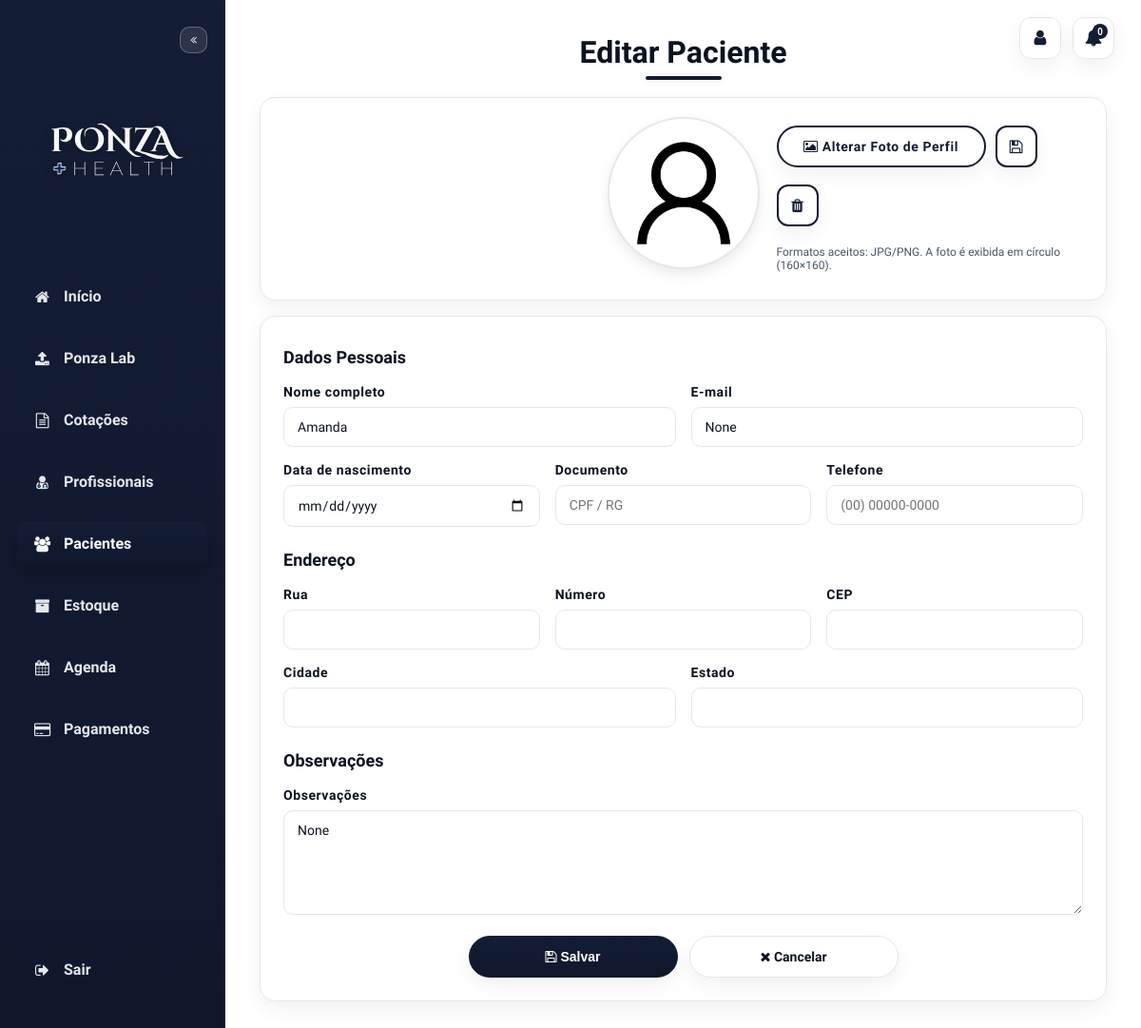
The page /edit_patient/1 (signed in) on the database its author committed.
### models.py (models this page shows, shortened)
class BaseModel:
    """__init__ flexível baseado em kwargs (compatível com SQLAlchemy)."""

class Patient(db.Model, BaseModel):
    __tablename__ = "patients"
    id            = db.Column(db.Integer, primary_key=True)
    owner_user_id = db.Column(db.Integer, db.ForeignKey("users.id"), index=True)
    owner         = relationship("User", foreign_keys=[owner_user_id])
    doctor_id    = db.Column(db.Integer, db.ForeignKey("doctors.id"), index=True)
    doctor       = relationship("Doctor", back_populates="patients")
    name           = db.Column(db.String(120), nullable=False)
    birthdate      = db.Column(db.Date)
    sex            = db.Column(db.String(20))
    email          = db.Column(db.String(120))
    cpf            = db.Column(db.String(20))
    notes          = db.Column(db.Text)
    profile_image  = db.Column(db.String(200), default="images/patient-icon.png")
    phone_primary   = db.Column(db.String(20))
    phone_secondary = db.Column(db.String(20))
    address_cep        = db.Column(db.String(12))
    address_street     = db.Column(db.String(200))
    address_number     = db.Column(db.String(20))
    address_complement = db.Column(db.String(100))
    address_district   = db.Column(db.String(120))
    address_city       = db.Column(db.String(120))
    address_state      = db.Column(db.String(2))
    status       = db.Column(db.String(20), default="Ativo", nullable=False)
    created_at   = db.Column(db.DateTime, default=datetime.utcnow, nullable=False)
    consults     = relationship("Consult", back_populates="patient", cascade="all, delete-orphan")
    __table_args__ = (
        Index("ix_patients_status", "status"),
        Index("ix_patients_created_at", "created_at"),
        Index("ix_patients_phone_primary", "phone_primary"),
        Index("ix_patients_cpf", "cpf"),
        Index("ix_patients_email", "email"),
        Index("ix_patients_owner_user_id", "owner_user_id"),
    )

### app.py (the view, shortened to what this page needs)
@app.route('/edit_patient/<int:patient_id>', methods=['GET', 'POST'])
@login_required
def edit_patient(patient_id):
    import time as _time
    u = current_user()
    patient = Patient.query.get_or_404(patient_id)
    if patient.owner_user_id != u.id:
        abort(403)
    return render_template('edit_patient.html', patient=patient)

### app.py (called while the page is built, shortened)
@app.context_processor
def url_helpers():
    def img_url(path, default_rel=None):
        p = (path or "").strip() or (default_rel or "")
        if p.startswith("/files/img/"):
            return p
        return url_for("static", filename=p)
    return {"img_url": img_url}

def get_logged_user() -> Optional[User]:
    uid = session.get('user_id')
    return User.query.get(uid) if uid else None

def login_required(f: Callable[..., Any]) -> Callable[..., Any]:
    @wraps(f)
    def wrapper(*args, **kwargs):
        u = get_logged_user()
        if not u:
            return redirect(url_for('login'))
        g.user = u
        try:
            uname = getattr(u, "username", "") or ""
        except Exception:
            uname = ""
        if uname.lower() == "admin":
            return f(*args, **kwargs)
    return wrapper

def current_user() -> User:
    u = getattr(g, "user", None) or get_logged_user()
    if not u:
        abort(401)
    return cast(User, u)

@app.context_processor
def inject_user_context():
    u = getattr(g, "user", None) or get_logged_user()
    if not u:
        return {}
    return {
        "user": {
            "id": u.id,
            "username": u.username,
            "email": u.email,
            "profile_image": (u.profile_image or DEFAULT_USER_IMAGE),
        }
    }

@app.context_processor
def inject_globals():
    return {"now": datetime.utcnow()}

### templates/edit_patient.html (shortened to what this page needs)
<!DOCTYPE html>
<html lang="pt-br">
<head>
  <link rel="stylesheet" href="https://stackpath.bootstrapcdn.com/font-awesome/4.7.0/css/font-awesome.min.css">
  <link rel="stylesheet" href="{{ url_for('static', filename='css/ponza-base.css') }}">
</head>
<body>
  <div class="top-profile" aria-label="Ações do usuário">
    <a href="{{ url_for('account') }}" class="icon-btn" title="Minha conta" aria-label="Minha conta"><i
        class="fa fa-user"></i></a>
    <button class="icon-btn" type="button" title="Notificações" aria-label="Notificações">
      <i class="fa fa-bell"></i><span class="badge">{{ (notifications_unread or 0) }}</span>
    </button>
  </div>
  <div class="sidebar" id="sidebar">
    <button class="sidebar-toggle" onclick="toggleSidebar()" aria-label="Minimizar/Maximizar menu"><i
        class="fa fa-angle-double-left"></i></button>
    <img src="{{ url_for('static', filename='images/3.svg') }}" class="sidebar-logo" alt="Ponza Health" />
    <a href="{{ url_for('index') }}" class="menu-item"><i class="fa fa-home"></i><span class="label">Início</span></a>
    <a href="{{ url_for('upload') }}" class="menu-item"><i class="fa fa-upload"></i><span class="label">Ponza
        Lab</span></a>
    <a href="{{ url_for('quote_index') }}" class="menu-item"><i class="fa fa-file-text-o"></i><span
        class="label">Cotações</span></a>
    <a href="{{ url_for('doctors') }}" class="menu-item"><i class="fa fa-user-md"></i><span
        class="label">Profissionais</span></a>
    <a href="{{ url_for('catalog') }}" class="menu-item active"><i class="fa fa-users"></i><span
        class="label">Pacientes</span></a>
    <a href="{{ url_for('products') }}" class="menu-item"><i class="fa fa-archive"></i><span
        class="label">Estoque</span></a>
    <a href="{{ url_for('agenda') }}" class="menu-item"><i class="fa fa-calendar"></i><span
        class="label">Agenda</span></a>
    <a href="{{ url_for('purchase') }}" class="menu-item"><i class="fa fa-credit-card"></i><span
        class="label">Pagamentos</span></a>
    <div class="sidebar-spacer"></div>
    <a href="{{ url_for('logout') }}" class="menu-item logout"><i class="fa fa-sign-out"></i><span
        class="label">Sair</span></a>
  </div>
  <div class="content">
    <h2>Editar Paciente</h2>
    <div class="avatar-section">
      <div class="avatar-card">
        <div class="avatar-wrap">
          <img id="avatar-img" class="avatar"
            src="{{ patient.profile_image_url or url_for('static', filename='images/user-icon.png') }}"
            alt="Foto do paciente">
        </div>
        <div class="avatar-actions">
          <div class="inline-actions" style="margin-bottom:10px;">
            <label for="profile_image_file" class="btn btn-outline" title="Selecionar foto de perfil">
              <i class="fa fa-image"></i>&nbsp;Alterar Foto de Perfil
            </label>
            <button type="button" class="btn btn-outline icon-only" title="Salvar foto ao enviar">
              <i class="fa fa-save"></i>
            </button>
            <button type="button" class="btn btn-outline icon-only" title="Remover foto"
              onclick="document.getElementById('avatar-img').src='{{ url_for('static', filename='images/user-icon.png') }}'; document.getElementById('profile_image_file').value='';">
              <i class="fa fa-trash"></i>
            </button>
          </div>
          <div class="hint">Formatos aceitos: JPG/PNG. A foto é exibida em círculo (160×160).</div>
        </div>
      </div>
    </div>
    <form class="panel" method="post" action="{{ url_for('edit_patient', patient_id=patient.id) }}"
      enctype="multipart/form-data" novalidate>
      <div class="section-title">Dados Pessoais</div>
      <div class="grid-2">
        <div class="form-group">
          <label for="name">Nome completo</label>
          <input id="name" name="name" class="input" type="text" value="{{ patient.name }}"
            placeholder="Nome e sobrenome" required>
        </div>
        <div class="form-group">
          <label for="email">E-mail</label>
          <input id="email" name="email" class="input" type="email" value="{{ patient.email }}"
            placeholder="email@exemplo.com">
        </div>
      </div>
      <div class="grid-3">
        <div class="form-group">
          <label for="birthdate">Data de nascimento</label>
          <input id="birthdate" name="birthdate" class="input" type="date" value="{{ patient.birthdate }}">
        </div>
        <div class="form-group">
          <label for="document">Documento</label>
          <input id="document" name="document" class="input" type="text" value="{{ patient.document }}"
            placeholder="CPF / RG">
        </div>
        <div class="form-group">
          <label for="phone">Telefone</label>
          <input id="phone" name="phone" class="input" type="tel" value="{{ patient.phone }}"
            placeholder="(00) 00000-0000">
        </div>
      </div>
      <div class="section-title">Endereço</div>
      <div class="grid-3">
        <div class="form-group">
          <label for="street">Rua</label>
          <input id="street" name="street" class="input" type="text" value="{{ patient.street }}">
        </div>
        <div class="form-group">
          <label for="number">Número</label>
          <input id="number" name="number" class="input" type="text" value="{{ patient.number }}">
        </div>
        <div class="form-group">
          <label for="zipcode">CEP</label>
          <input id="zipcode" name="zipcode" class="input" type="text" value="{{ patient.zipcode }}">
        </div>
      </div>
      <div class="grid-2">
        <div class="form-group">
          <label for="city">Cidade</label>
          <input id="city" name="city" class="input" type="text" value="{{ patient.city }}">
        </div>
        <div class="form-group">
          <label for="state">Estado</label>
          <input id="state" name="state" class="input" type="text" value="{{ patient.state }}">
        </div>
      </div>
      <div class="section-title">Observações</div>
      <div class="form-group">
        <label for="notes">Observações</label>
        <textarea id="notes" name="notes" class="textarea"
          placeholder="Alergias, histórico, observações gerais">{{ patient.notes }}</textarea>
      </div>
      <div class="actions">
        <button type="submit" class="btn"><i class="fa fa-save"></i>&nbsp;Salvar</button>
        <a href="{{ url_for('catalog') }}" class="btn secondary"><i class="fa fa-times"></i>&nbsp;Cancelar</a>
      </div>
    </form>
  </div>
</body>
</html>

### static/css/ponza-base.css (style rules this page uses)
:root { --bg: #ffffff; --surface: #ffffff; --surface-alt: #f8fafc; --border: #e5e7eb; --ink: #0b1220; --ink-dim: #475569; --brand-grad: linear-gradient(180deg, #131d35 0%, #0f182b 100%); --brand-blue-solid: #0f182b; --radius: 16px; --shadow: 0 8px 20px rgba(2,6,23,.06); --shadow-strong: 0 14px 36px rgba(2,6,23,.12); }
* { box-sizing: border-box }
html,body { margin:0 }
body { display:flex; min-height:100vh; font-family:'Funnel Sans',sans-serif; background: var(--bg); color: var(--ink); }
.sidebar { width:250px; min-height:100vh; background: var(--brand-grad); padding:28px 18px; border-right:1px solid #1f2937; box-shadow:2px 0 14px rgba(0,0,0,.18); display:flex; flex-direction:column; transition:width 180ms ease; position:sticky; top:0; }
.sidebar-logo { width:200px; display:block; margin:0 auto 18px; filter:drop-shadow(0 2px 4px rgba(0,0,0,.25)); transition:width 180ms ease, margin 180ms ease; }
.sidebar a.menu-item { display:flex; align-items:center; gap:12px; font-size:15px; padding:14px 16px; border-radius:10px; color:#e5e7eb; text-decoration:none; margin-bottom:18px; font-weight:600; transition: background .2s, color .2s, transform .12s; }
.sidebar a.menu-item i { width:21px; text-align:center; flex:0 0 21px; }
.sidebar a.menu-item.active { color:#fff; background:var(--brand-grad); box-shadow:0 10px 26px rgba(0,0,0,.25); }
.sidebar-spacer { flex:1 1 auto; }
.sidebar a.menu-item.logout { color:#e5e7eb; }
.sidebar-toggle { align-self:flex-end; background:rgba(255,255,255,.10); border:1px solid rgba(255,255,255,.25); color:#e5e7eb; padding:6px 10px; border-radius:10px; cursor:pointer; margin-bottom:14px; transition: background .2s, border-color .2s, transform .12s; font-size:12px; }
.top-profile { position:fixed; top:18px; right:28px; z-index:1001; display:flex; align-items:center; gap:12px; background:transparent; box-shadow:none; }
.icon-btn { position:relative; border:1px solid var(--border); background:var(--surface); width:44px; height:44px; border-radius:12px; cursor:pointer; display:grid; place-items:center; box-shadow:var(--shadow); transition:transform .15s, box-shadow .15s, border-color .15s; text-decoration:none; }
.icon-btn i { color:var(--brand-blue-solid); font-size:18px; }
.icon-btn .badge { position:absolute; top:6px; right:6px; min-width:16px; height:16px; padding:0 4px; border-radius:999px; background:var(--brand-blue-solid); color:#fff; font-size:10px; font-weight:800; display:flex; align-items:center; justify-content:center; }
.content { flex-grow:1; padding:40px; position:relative; min-width:0; background:var(--bg); }
h2 { font-size:34px; font-weight:800; text-align:center; color:var(--ink); margin:0 0 30px; position:relative; }
h2::after { content:''; position:absolute; bottom:-10px; left:50%; transform:translateX(-50%); width:80px; height:4px; background:var(--brand-grad); border-radius:2px; box-shadow:0 0 8px rgba(0,0,0,.12); }
.panel { background:var(--surface); border:1px solid var(--border); padding:24px; border-radius:16px; box-shadow:var(--shadow); max-width:760px; margin:0 auto 18px; color:var(--ink); text-align:left; }
.input,.menu-input,.menu-textarea,.select { width:100%; padding:12px 14px; font-size:16px; color:var(--ink); background:#fff; border:1px solid var(--border); border-radius:12px; outline:none; transition:.2s; font-family:'Funnel Sans',sans-serif; }
label { font-size:14px; color:var(--ink-dim); font-weight:700; letter-spacing:.04em; }
.avatar { width:108px; height:108px; border-radius:50%; border:1px solid var(--border); object-fit:cover; display:block; margin:0 auto 12px; background:#fff; box-shadow:var(--shadow); }
.actions { display:flex; justify-content:center; gap:16px; flex-wrap:wrap; }
.btn { display:inline-flex; align-items:center; justify-content:center; background:var(--brand-grad); color:#fff; border:1px solid var(--brand-blue-solid); padding:12px 24px; border-radius:999px; cursor:pointer; font-weight:800; font-size:16px; box-shadow:var(--shadow); transition:transform .2s, box-shadow .2s, filter .2s; min-width:220px; }
.btn-outline { background:transparent; color:var(--ink); border:1px solid var(--border); box-shadow:none; }

### rows shown on the page
Patient: name "Amanda", email "None", notes "None"

### other values the page prints
{{ (notifications_unread or 0) }} "0"
